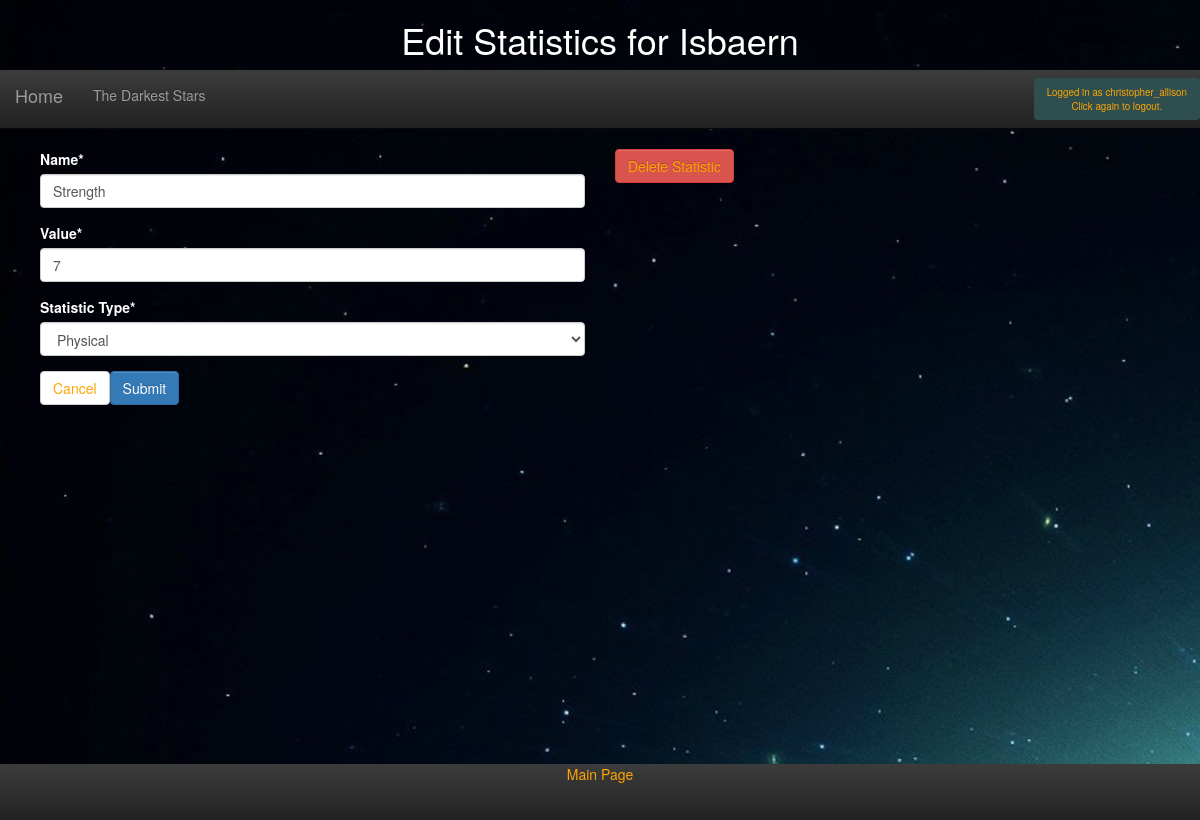
Screenshot of /personas/edit_statistic/9/ (signed in) with the database file from the repository.
### personas/models.py (models this page shows, shortened)
class Character(models.Model):
    PROTAGONIST = "Protagonist"
    ANTAGONIST = "Antagonist"
    SUPPORTING = "Supporting"
    CREATURE = "Creature"
    CHAR_CHOICES = (
        (PROTAGONIST, "Protagonist"),
        (ANTAGONIST, "Antagonist"),
        (SUPPORTING, "Supporting"),
        (CREATURE, "Creature"))
    creator = models.ForeignKey(User, unique=False, blank=True)
    name = models.CharField(max_length=128, unique=False)
    story = models.ForeignKey('Story', default=1)
    c_type = models.CharField(choices=CHAR_CHOICES,
        max_length=32, default="Supporting", verbose_name="Character Type")
    xp = models.PositiveSmallIntegerField(blank=True, default=0)
    description = MarkdownField(blank=True)
    age = models.PositiveSmallIntegerField(default=21)
    nationality = models.ForeignKey(Nation, default=1)
    birthplace = models.ForeignKey(Location, related_name='place_of_birth', default=1)
    base_of_operations = models.ForeignKey(Location, related_name='active_in', default=2)
    image = models.ImageField(upload_to='profile_images/%Y/%m/%d', default='profile_images/nobody.jpg')
    slug = models.SlugField(unique=True)

class Story(models.Model):
    SUPERS = 'Supers'
    FANTASY = 'Fantasy'
    HORROR = 'Horror'
    HISTORICAL = 'Historical'
    SCI_FI = 'Science-Fiction'
    WESTERN = 'Western'
    DRAMA = 'Drama'
    COMEDY = 'Comedy'
    CRIME = 'Crime'
    FABLE = 'Fable'
    MYSTERY = 'Mystery'
    GENRE_CHOICES = (
        (SUPERS, 'Supers'),
        (FANTASY, 'Fantasy'),
        (HORROR, 'Horror'),
        (HISTORICAL, 'Historical'),
        (SCI_FI, "Science Fiction"),
        (WESTERN, 'Western'),
        (DRAMA, 'Drama'),
        (COMEDY, 'Comedy'),
        (CRIME, 'Crime'),
        (FABLE, 'Fable'),
        (MYSTERY, 'Mystery'),
    )
    LIGHT = "Light"
    DARK = "Dark"
    THEME_CHOICES = (
        (LIGHT, 'Light'),
        (DARK, 'Dark'))
    title = models.CharField(max_length=128)
    author = models.ForeignKey(User)
    publication_date = models.DateField()
    description = models.TextField(blank=True)
    genre = models.CharField(max_length=128, choices=GENRE_CHOICES, default='Fantasy')
    image = models.ImageField(upload_to='story_images/%Y/%m/%d', default='story_images/nobody.jpg')
    background = models.ImageField(upload_to='story_backgrounds/%Y/%m/%d', default='story_backgrounds/nothing.jpg')
    colour_theme = models.CharField(max_length=12, choices=THEME_CHOICES, default='Dark')
    skill_type_name_1 = models.CharField(max_length=24, default="General", blank=True)
    skill_type_name_2 = models.CharField(max_length=24, default="Investigative", blank=True)
    skill_type_name_3 = models.CharField(max_length=24, default="Combat", blank=True)
    skill_type_name_4 = models.CharField(max_length=24, default="Knowledge", blank=True)
    statistic_type_name_1 = models.CharField(max_length=24, default="Physical", blank=True)
    statistic_type_name_2 = models.CharField(max_length=24, default="Mental", blank=True)
    statistic_type_name_3 = models.CharField(max_length=24, default="Social", blank=True)
    statistic_type_name_4 = models.CharField(max_length=24, default="Magic", blank=True)
    slug = models.SlugField(unique=True)

class Statistic(models.Model):
    TYPE_1 = "Type_1"
    TYPE_2 = "Type_2"
    TYPE_3 = "Type_3"
    TYPE_4 = "Type_4"
    STAT_TYPES = (
        (TYPE_1, "Type_1"),
        (TYPE_2, "Type_2"),
        (TYPE_3, "Type_3"),
        (TYPE_4, "Type_4"))
    name = models.CharField(max_length=32)
    value = models.CharField(max_length=32, default=0)
    stat_type = models.CharField(
        max_length=32, choices=STAT_TYPES, verbose_name="Statistic Type",
         default="Type_1")
    character = models.ForeignKey('Character')
    description = models.TextField(blank=True)

### personas/views.py (the view)
# urls.py: url(r'^edit_statistic/(?P<pk>\d+)/$', views.edit_statistic, name='edit_statistic'),
@login_required
def edit_statistic(request, pk, template_name='personas/edit_statistic.html'):
    statistic = Statistic.objects.get(pk=pk)
    character = Character.objects.get(statistic=statistic)
    story = character.story
    form = StatisticForm(request.POST or None, instance=statistic, character=character)
    if form.is_valid():
        form.save()
        return HttpResponseRedirect('/personas/character/{}/#abilities'.format(character.slug))
    return render(request, template_name, {'form': form, 'character':character,
        'statistic': statistic, 'story':story})

### templates/personas/edit_statistic.html (shortened to what this page needs)
{% extends "personas/base.html" %}
{% load staticfiles %}
{% load crispy_forms_tags %}
{% block title %}
    <header>
        <h1>Edit Statistics for {{ character.name }}</h1>
    </header>
{% endblock %}
{% block column1 %}
<div class="col-md-6 col-sm-6 col-lg-6" id="col1">
    {% crispy form %}
</div>
{% endblock %}
{% block column2 %}
<div class="col-md-2 col-sm-2 col-lg-2">
 <a href="{% url 'delete_statistic' pk=statistic.pk %}" class="btn btn-danger">Delete Statistic</a>
</div>
{% endblock %}

### templates/personas/base.html (shortened to what this page needs)
<!DOCTYPE html>
{% load staticfiles %}
{% load crispy_forms_tags %}
{% load leaflet_tags %}
{% load thumbnail %}
{% block head %}
    {% if story.colour_theme == 'Light' %}
        <link rel="stylesheet" type="text/css" href="{% static 'personas/css/bootstrap-theme-light.css' %}" />
    {% else %}
        <link rel="stylesheet" type="text/css" href="{% static 'personas/css/bootstrap-theme-dark.css' %}" />
    {% endif %}
    <html>
        <head>
            <link href="{% static 'personas/css/bootstrap.min.css' %}" rel="stylesheet">
        </head>
    {% endblock %}
    {% if story %}
        <body background='{{ story.background.url }}'>
        {% else %}
            <body style="background:black">
            {% endif %}
            <div class="wrapper">
                {% block title %}{% endblock %}
                {% block navbar %}
                    <div class="main_navbar">
                        <nav class="navbar navbar-inverse navbar-static-top" role="navigation">
                            <div class="navbar-header">
                                <a class="navbar-brand" href="/personas/">Home</a>
                            </div>
                            <div class="collapse navbar-collapse" id="MyNavBar">
                                <ul class="nav navbar-nav">
                                    <li class="dropdown">
                                        {% if story %}
                                            <a href="#" class="dropdown-toggle" data-toggle="dropdown">{{ story.title }}</a>
                                        {% else %}
                                            <a href="/personas/" class="dropdown-toggle" data-toggle="dropdown">Choose a Story</a>
                                        {% endif %}
                                </ul>
                                <form class="navbar-form navbar-right" role="search">
                                    {% if user.is_authenticated %}
                                        <a class="btn btn-inverse" style="font-size:70%; background-color:darkslategray" href="/personas/logout" role="button">Logged in as {{ user.username }}<br>  Click again to logout.</a>
                                    {% else %}
                                        <a class="btn btn-inverse" href="/personas/register" role="button">Register</a>
                                        <a class="btn btn-inverse" href="/personas/login" role="button">Log In</a>
                                    {% endif %}
                                </form>
                            </div>
                        </nav>
                    </div>
                {% endblock %}
                {% block content %}
                    <div class="row">
                        {% block column1 %}
                        {% endblock %}
                        {% block column2 %}
                        {% endblock %}
                    </div>
                {% endblock content %}
                <div class="push"></div>
            </div>
            {% block footer %}
                <div class="footer">
                    <a href="/personas/">Main Page</a>
                </div>
            {% endblock %}
        </body>
    </html>

### rows the page displays
Character: name "Isbaern"
Story: title "The Darkest Stars"
Statistic: name "Strength", value "7", stat_type "Physical"

### other values shown
{{ user.username }} "christopher_allison"
